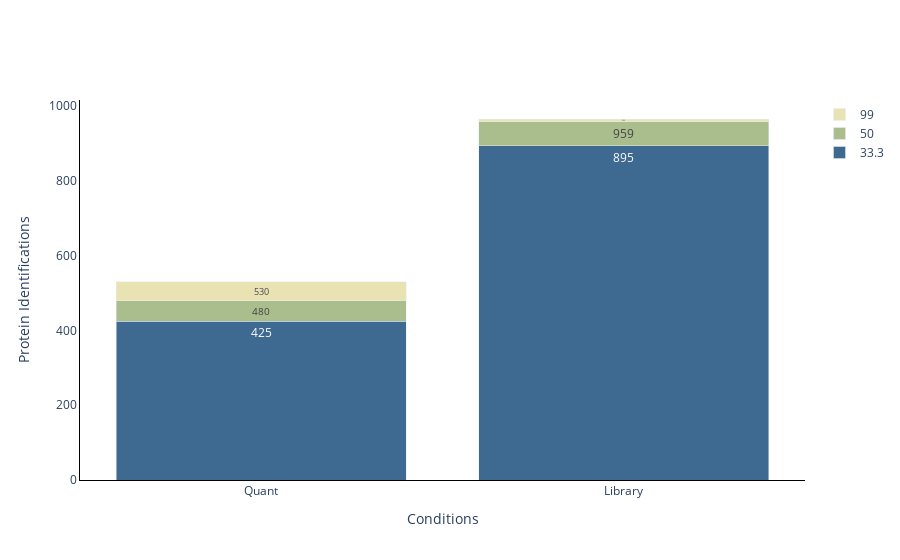

The cell this chart's notebook holds for it:
### Code cell
#Missing val plot plot(protein and peptides)
# print(saved_settings)
print(data_obj["peptide_ID_matrix"])
plot_options={
            "mean label": "True",
            "error bar": "ci95", #None, stdev, or ci95
            "X Title": "Conditions",
            "cutoffs": [33.3,50,99],
            "Y Title": "Protein Identifications",
            "color": ["#3E6990", "#7aa8e6","#AABD8C", "#E9E3B4", "#C6878F", "#fac8d3","#F39B6D",  "pink",
                  "orange", "brown", "pink", "gray", "olive", "cyan", "black","red",
                  "yellow","green","blue","indigo","violet"],
            "width": 700,
            "height": 450,
            "font": dict(size=32, family="Arial black"),
            "ID mode": "stacked",#stacked
            "Group By X": "Conditions", #ID_Mode does MS2 vs MBR
        }
plot_options["plot_type"] = "1" # 1 is protein, 2 is peptide
figure ,_ ,_ =plotter.Missing_Values_Plots(data_obj, plot_options, saved_settings)
figure.write_image("greedy_missing_val.png", scale=10, width = 1000, height=1000)
figure.show()

### Figure 1 — Plotly figure (JSON) as saved in the notebook; plotly's stock layout.template omitted (floating-point values rounded to 4 significant figures)
{"data": [{"marker": {"color": "#3E6990"}, "name": "33.3", "text": ["425", "895"], "type": "bar", "x": ["Quant", "Library"], "y": [425, 895]}, {"base": [425, 895], "marker": {"color": "#AABD8C"}, "name": "50", "text": ["480", "959"], "type": "bar", "x": ["Quant", "Library"], "y": [55, 64]}, {"base": [480, 959], "marker": {"color": "#E9E3B4"}, "name": "99", "text": ["530", "966"], "type": "bar", "x": ["Quant", "Library"], "y": [50, 7]}], "layout": {"barmode": "stack", "paper_bgcolor": "rgba(255,255,255,255)", "plot_bgcolor": "rgba(255, 255, 255, 255)", "xaxis": {"categoryarray": ["Quant", "Library"], "categoryorder": "array", "linecolor": "black", "linewidth": 1, "showline": true, "title": {"text": "Conditions"}}, "yaxis": {"linecolor": "black", "linewidth": 1, "showline": true, "title": {"text": "Protein Identifications"}}}}
